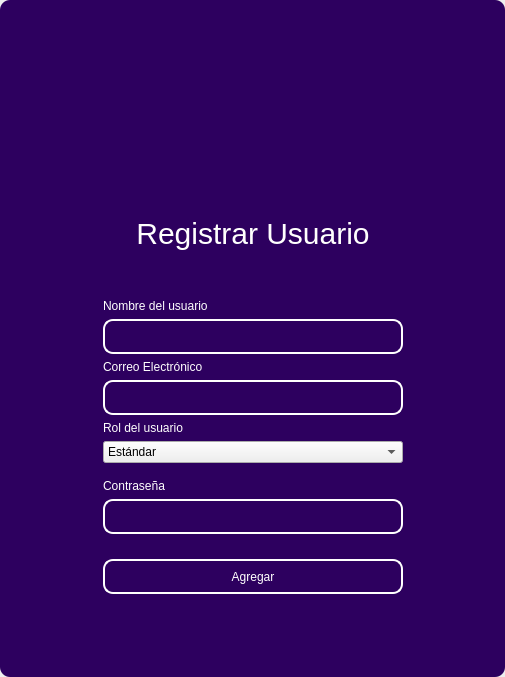
<?xml version="1.0" encoding="UTF-8"?>
<ui version="4.0">
 <class>MainWindow</class>
 <widget class="QMainWindow" name="MainWindow">
  <property name="geometry">
   <rect>
    <x>0</x>
    <y>0</y>
    <width>505</width>
    <height>677</height>
   </rect>
  </property>
  <property name="windowTitle">
   <string>MainWindow</string>
  </property>
  <property name="styleSheet">
   <string notr="true"/>
  </property>
  <widget class="QWidget" name="centralwidget">
   <property name="styleSheet">
    <string notr="true"/>
   </property>
   <layout class="QVBoxLayout" name="verticalLayout">
    <property name="spacing">
     <number>0</number>
    </property>
    <property name="leftMargin">
     <number>0</number>
    </property>
    <property name="topMargin">
     <number>0</number>
    </property>
    <property name="rightMargin">
     <number>0</number>
    </property>
    <property name="bottomMargin">
     <number>0</number>
    </property>
    <item>
     <widget class="QFrame" name="frame">
      <property name="enabled">
       <bool>true</bool>
      </property>
      <property name="styleSheet">
       <string notr="true">
QFrame {

border-radius:10px;
background-color:#2D005F;
 }
</string>
      </property>
      <property name="frameShape">
       <enum>QFrame::StyledPanel</enum>
      </property>
      <property name="frameShadow">
       <enum>QFrame::Raised</enum>
      </property>
      <layout class="QVBoxLayout" name="verticalLayout_2">
       <item>
        <widget class="QFrame" name="frame_superior">
         <property name="minimumSize">
          <size>
           <width>0</width>
           <height>40</height>
          </size>
         </property>
         <property name="maximumSize">
          <size>
           <width>16777215</width>
           <height>40</height>
          </size>
         </property>
         <property name="styleSheet">
          <string notr="true">QPushButton{
border-radius:18px;
}

QPushButton:hover{
	background-color: rgb(0, 0, 0);
}
</string>
         </property>
         <property name="frameShape">
          <enum>QFrame::StyledPanel</enum>
         </property>
         <property name="frameShadow">
          <enum>QFrame::Raised</enum>
         </property>
         <layout class="QHBoxLayout" name="horizontalLayout_3">
          <property name="spacing">
           <number>4</number>
          </property>
          <property name="leftMargin">
           <number>0</number>
          </property>
          <property name="topMargin">
           <number>0</number>
          </property>
          <property name="rightMargin">
           <number>0</number>
          </property>
          <property name="bottomMargin">
           <number>0</number>
          </property>
          <item>
           <spacer name="horizontalSpacer_2">
            <property name="orientation">
             <enum>Qt::Horizontal</enum>
            </property>
            <property name="sizeHint" stdset="0">
             <size>
              <width>443</width>
              <height>20</height>
             </size>
            </property>
           </spacer>
          </item>
          <item>
           <widget class="QPushButton" name="bt_minimize">
            <property name="minimumSize">
             <size>
              <width>38</width>
              <height>38</height>
             </size>
            </property>
            <property name="maximumSize">
             <size>
              <width>38</width>
              <height>38</height>
             </size>
            </property>
            <property name="text">
             <string/>
            </property>
            <property name="icon">
             <iconset>
              <normaloff>image/minus.svg</normaloff>image/minus.svg</iconset>
            </property>
            <property name="iconSize">
             <size>
              <width>38</width>
              <height>38</height>
             </size>
            </property>
           </widget>
          </item>
          <item>
           <widget class="QPushButton" name="bt_maximize">
            <property name="minimumSize">
             <size>
              <width>38</width>
              <height>38</height>
             </size>
            </property>
            <property name="maximumSize">
             <size>
              <width>38</width>
              <height>38</height>
             </size>
            </property>
            <property name="text">
             <string/>
            </property>
            <property name="icon">
             <iconset>
              <normaloff>image/chevron-up.svg</normaloff>image/chevron-up.svg</iconset>
            </property>
            <property name="iconSize">
             <size>
              <width>38</width>
              <height>38</height>
             </size>
            </property>
           </widget>
          </item>
          <item>
           <widget class="QPushButton" name="bt_normal">
            <property name="minimumSize">
             <size>
              <width>38</width>
              <height>38</height>
             </size>
            </property>
            <property name="maximumSize">
             <size>
              <width>38</width>
              <height>38</height>
             </size>
            </property>
            <property name="text">
             <string/>
            </property>
            <property name="icon">
             <iconset>
              <normaloff>image/chevron-down.svg</normaloff>image/chevron-down.svg</iconset>
            </property>
            <property name="iconSize">
             <size>
              <width>38</width>
              <height>38</height>
             </size>
            </property>
           </widget>
          </item>
          <item>
           <widget class="QPushButton" name="bt_close">
            <property name="minimumSize">
             <size>
              <width>38</width>
              <height>38</height>
             </size>
            </property>
            <property name="maximumSize">
             <size>
              <width>38</width>
              <height>38</height>
             </size>
            </property>
            <property name="text">
             <string/>
            </property>
            <property name="icon">
             <iconset>
              <normaloff>image/x.svg</normaloff>image/x.svg</iconset>
            </property>
            <property name="iconSize">
             <size>
              <width>38</width>
              <height>38</height>
             </size>
            </property>
           </widget>
          </item>
         </layout>
        </widget>
       </item>
       <item>
        <widget class="QFrame" name="frame_3">
         <property name="frameShape">
          <enum>QFrame::StyledPanel</enum>
         </property>
         <property name="frameShadow">
          <enum>QFrame::Raised</enum>
         </property>
         <layout class="QHBoxLayout" name="horizontalLayout_4">
          <item>
           <spacer name="horizontalSpacer_3">
            <property name="orientation">
             <enum>Qt::Horizontal</enum>
            </property>
            <property name="sizeHint" stdset="0">
             <size>
              <width>178</width>
              <height>20</height>
             </size>
            </property>
           </spacer>
          </item>
          <item>
           <layout class="QVBoxLayout" name="verticalLayout_4">
            <item>
             <spacer name="verticalSpacer">
              <property name="orientation">
               <enum>Qt::Vertical</enum>
              </property>
              <property name="sizeHint" stdset="0">
               <size>
                <width>28</width>
                <height>28</height>
               </size>
              </property>
             </spacer>
            </item>
            <item>
             <widget class="QFrame" name="frame_4">
              <property name="maximumSize">
               <size>
                <width>400</width>
                <height>600</height>
               </size>
              </property>
              <property name="styleSheet">
               <string notr="true">QLabel {
	color: rgb(255, 255, 254);
	font: 12pt &quot;Arial&quot;;
	background-color: rgba(0, 0, 0,0);
}


QLineEdit{
background-color: rgba(0, 0, 0,0);
border-radius:10px; 
font: 12pt &quot;Arial&quot;;
color: rgb(255, 255, 254);
border: 2px solid  rgb(255, 255, 255);

}

QLineEdit:hover{
background-color: rgba(0, 0, 0,0);
border-radius:10px; 
font: 12pt &quot;Arial&quot;;
border: 2px solid  rgb(120, 0, 171);
}

QLineEdit:focus{
background-color: rgb(0, 0, 0);
border-radius:10px; 
font: 12pt &quot;Arial&quot;;
border: 2px solid rgb(120, 0, 171);
}

QCheckBox{
	font: 12pt &quot;Arial&quot;;
	color: rgb(255, 255, 255);
}

QCheckBox::indicator {
    width: 18px;
    height:18px;
}

QCheckBox::indicator:unchecked {
   background-image: url(image/square.svg);
}

QCheckBox::indicator:checked {
   background-image: url(image/check-square.svg);
}

QPushButton{
border-radius:10px; 
font: 12pt &quot;Arial&quot;;
color: rgb(255, 255, 254);
border: 2px solid #ffffff;
}

QPushButton:hover{
border-radius:10px; 
font: 12pt &quot;Arial&quot;;
color: rgb(255, 255, 255);
border: 2px solid rgb(120, 0, 171);
	background-color: rgb(120, 0, 171);
}
</string>
              </property>
              <property name="frameShape">
               <enum>QFrame::StyledPanel</enum>
              </property>
              <property name="frameShadow">
               <enum>QFrame::Raised</enum>
              </property>
              <layout class="QVBoxLayout" name="verticalLayout_3">
               <item>
                <widget class="QLabel" name="label">
                 <property name="minimumSize">
                  <size>
                   <width>300</width>
                   <height>100</height>
                  </size>
                 </property>
                 <property name="maximumSize">
                  <size>
                   <width>16777215</width>
                   <height>50</height>
                  </size>
                 </property>
                 <property name="styleSheet">
                  <string notr="true">font: 16pt &quot;Arial&quot;;
</string>
                 </property>
                 <property name="text">
                  <string/>
                 </property>
                 <property name="pixmap">
                  <pixmap>../../desktop_local/window/img/icon.png</pixmap>
                 </property>
                 <property name="alignment">
                  <set>Qt::AlignCenter</set>
                 </property>
                </widget>
               </item>
               <item>
                <widget class="QLabel" name="label_3">
                 <property name="minimumSize">
                  <size>
                   <width>100</width>
                   <height>100</height>
                  </size>
                 </property>
                 <property name="styleSheet">
                  <string notr="true">font-size: 30px;</string>
                 </property>
                 <property name="text">
                  <string>Registrar Usuario</string>
                 </property>
                 <property name="alignment">
                  <set>Qt::AlignCenter</set>
                 </property>
                </widget>
               </item>
               <item>
                <spacer name="verticalSpacer_3">
                 <property name="orientation">
                  <enum>Qt::Vertical</enum>
                 </property>
                 <property name="sizeHint" stdset="0">
                  <size>
                   <width>20</width>
                   <height>40</height>
                  </size>
                 </property>
                </spacer>
               </item>
               <item>
                <widget class="QLabel" name="label_4">
                 <property name="text">
                  <string>Nombre del usuario</string>
                 </property>
                </widget>
               </item>
               <item>
                <widget class="QLineEdit" name="nametxt">
                 <property name="minimumSize">
                  <size>
                   <width>0</width>
                   <height>35</height>
                  </size>
                 </property>
                </widget>
               </item>
               <item>
                <widget class="QLabel" name="label_6">
                 <property name="text">
                  <string>Correo Electrónico</string>
                 </property>
                </widget>
               </item>
               <item>
                <widget class="QLineEdit" name="emailtxt">
                 <property name="minimumSize">
                  <size>
                   <width>0</width>
                   <height>35</height>
                  </size>
                 </property>
                </widget>
               </item>
               <item>
                <widget class="QLabel" name="label_7">
                 <property name="text">
                  <string>Rol del usuario</string>
                 </property>
                </widget>
               </item>
               <item>
                <widget class="QComboBox" name="comboBoxuser">
                 <item>
                  <property name="text">
                   <string>Estándar</string>
                  </property>
                 </item>
                 <item>
                  <property name="text">
                   <string>Administrador</string>
                  </property>
                 </item>
                </widget>
               </item>
               <item>
                <spacer name="verticalSpacer_4">
                 <property name="orientation">
                  <enum>Qt::Vertical</enum>
                 </property>
                 <property name="sizeHint" stdset="0">
                  <size>
                   <width>20</width>
                   <height>40</height>
                  </size>
                 </property>
                </spacer>
               </item>
               <item>
                <widget class="QLabel" name="label_5">
                 <property name="text">
                  <string>Contraseña</string>
                 </property>
                </widget>
               </item>
               <item>
                <widget class="QLineEdit" name="passwordtxt">
                 <property name="minimumSize">
                  <size>
                   <width>0</width>
                   <height>35</height>
                  </size>
                 </property>
                 <property name="maximumSize">
                  <size>
                   <width>16777215</width>
                   <height>16777215</height>
                  </size>
                 </property>
                 <property name="echoMode">
                  <enum>QLineEdit::Password</enum>
                 </property>
                </widget>
               </item>
               <item>
                <spacer name="verticalSpacer_5">
                 <property name="orientation">
                  <enum>Qt::Vertical</enum>
                 </property>
                 <property name="sizeHint" stdset="0">
                  <size>
                   <width>20</width>
                   <height>40</height>
                  </size>
                 </property>
                </spacer>
               </item>
               <item>
                <spacer name="verticalSpacer_6">
                 <property name="orientation">
                  <enum>Qt::Vertical</enum>
                 </property>
                 <property name="sizeHint" stdset="0">
                  <size>
                   <width>20</width>
                   <height>40</height>
                  </size>
                 </property>
                </spacer>
               </item>
               <item>
                <widget class="QPushButton" name="btn_register_bd">
                 <property name="minimumSize">
                  <size>
                   <width>0</width>
                   <height>35</height>
                  </size>
                 </property>
                 <property name="cursor">
                  <cursorShape>PointingHandCursor</cursorShape>
                 </property>
                 <property name="text">
                  <string>Agregar</string>
                 </property>
                </widget>
               </item>
               <item>
                <spacer name="verticalSpacer_7">
                 <property name="orientation">
                  <enum>Qt::Vertical</enum>
                 </property>
                 <property name="sizeHint" stdset="0">
                  <size>
                   <width>20</width>
                   <height>40</height>
                  </size>
                 </property>
                </spacer>
               </item>
               <item>
                <layout class="QHBoxLayout" name="horizontalLayout_2"/>
               </item>
               <item>
                <spacer name="verticalSpacer_8">
                 <property name="orientation">
                  <enum>Qt::Vertical</enum>
                 </property>
                 <property name="sizeHint" stdset="0">
                  <size>
                   <width>20</width>
                   <height>40</height>
                  </size>
                 </property>
                </spacer>
               </item>
               <item>
                <layout class="QHBoxLayout" name="horizontalLayout">
                 <item>
                  <widget class="QLabel" name="label_2">
                   <property name="text">
                    <string/>
                   </property>
                  </widget>
                 </item>
                </layout>
               </item>
              </layout>
             </widget>
            </item>
            <item>
             <spacer name="verticalSpacer_2">
              <property name="orientation">
               <enum>Qt::Vertical</enum>
              </property>
              <property name="sizeHint" stdset="0">
               <size>
                <width>20</width>
                <height>40</height>
               </size>
              </property>
             </spacer>
            </item>
           </layout>
          </item>
          <item>
           <spacer name="horizontalSpacer_4">
            <property name="orientation">
             <enum>Qt::Horizontal</enum>
            </property>
            <property name="sizeHint" stdset="0">
             <size>
              <width>177</width>
              <height>20</height>
             </size>
            </property>
           </spacer>
          </item>
         </layout>
        </widget>
       </item>
      </layout>
     </widget>
    </item>
   </layout>
  </widget>
 </widget>
 <resources/>
 <connections/>
</ui>
